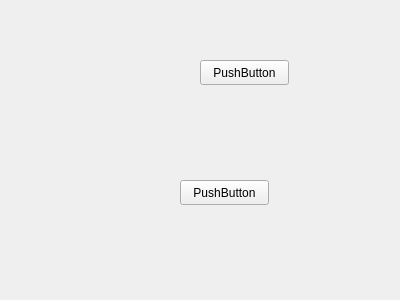
<?xml version="1.0" encoding="UTF-8"?>
<ui version="4.0">
 <class>Form</class>
 <widget class="QWidget" name="Form">
  <property name="geometry">
   <rect>
    <x>0</x>
    <y>0</y>
    <width>400</width>
    <height>300</height>
   </rect>
  </property>
  <property name="windowTitle">
   <string>Form</string>
  </property>
  <widget class="QPushButton" name="pushButton">
   <property name="geometry">
    <rect>
     <x>180</x>
     <y>180</y>
     <width>89</width>
     <height>25</height>
    </rect>
   </property>
   <property name="text">
    <string>PushButton</string>
   </property>
  </widget>
  <widget class="QPushButton" name="pushButton_2">
   <property name="geometry">
    <rect>
     <x>200</x>
     <y>60</y>
     <width>89</width>
     <height>25</height>
    </rect>
   </property>
   <property name="text">
    <string>PushButton</string>
   </property>
  </widget>
 </widget>
 <resources/>
 <connections/>
</ui>
